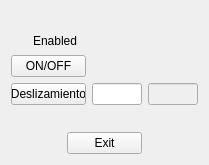
<?xml version="1.0" encoding="UTF-8"?>
<ui version="4.0">
 <class>In2ConfigCorteUI</class>
 <widget class="QWidget" name="In2ConfigCorteUI">
  <property name="geometry">
   <rect>
    <x>0</x>
    <y>0</y>
    <width>207</width>
    <height>165</height>
   </rect>
  </property>
  <property name="windowTitle">
   <string>Form</string>
  </property>
  <layout class="QVBoxLayout" name="verticalLayout">
   <item>
    <spacer name="verticalSpacer_2">
     <property name="orientation">
      <enum>Qt::Vertical</enum>
     </property>
     <property name="sizeHint" stdset="0">
      <size>
       <width>20</width>
       <height>21</height>
      </size>
     </property>
    </spacer>
   </item>
   <item>
    <layout class="QHBoxLayout" name="horizontalLayout_5">
     <item>
      <widget class="QLabel" name="m_lblEnabled">
       <property name="minimumSize">
        <size>
         <width>16</width>
         <height>16</height>
        </size>
       </property>
       <property name="maximumSize">
        <size>
         <width>16</width>
         <height>16</height>
        </size>
       </property>
       <property name="text">
        <string/>
       </property>
       <property name="pixmap">
        <pixmap resource="../../In2Apps/In2SinglePass/SinglePass/shared.qrc">:/res/images/Ledverde.png</pixmap>
       </property>
      </widget>
     </item>
     <item>
      <widget class="QLabel" name="label_2">
       <property name="text">
        <string>Enabled</string>
       </property>
      </widget>
     </item>
    </layout>
   </item>
   <item>
    <layout class="QHBoxLayout" name="horizontalLayout_2">
     <item>
      <widget class="QPushButton" name="m_pbActivate">
       <property name="minimumSize">
        <size>
         <width>75</width>
         <height>0</height>
        </size>
       </property>
       <property name="maximumSize">
        <size>
         <width>75</width>
         <height>16777215</height>
        </size>
       </property>
       <property name="text">
        <string>ON/OFF</string>
       </property>
      </widget>
     </item>
     <item>
      <widget class="QLabel" name="m_lblOn">
       <property name="minimumSize">
        <size>
         <width>16</width>
         <height>16</height>
        </size>
       </property>
       <property name="maximumSize">
        <size>
         <width>16</width>
         <height>16</height>
        </size>
       </property>
       <property name="text">
        <string/>
       </property>
       <property name="pixmap">
        <pixmap resource="../../In2Apps/In2SinglePass/SinglePass/shared.qrc">:/res/images/Ledverde.png</pixmap>
       </property>
      </widget>
     </item>
     <item>
      <spacer name="horizontalSpacer">
       <property name="orientation">
        <enum>Qt::Horizontal</enum>
       </property>
       <property name="sizeHint" stdset="0">
        <size>
         <width>40</width>
         <height>20</height>
        </size>
       </property>
      </spacer>
     </item>
    </layout>
   </item>
   <item>
    <layout class="QHBoxLayout" name="horizontalLayout">
     <item>
      <widget class="QPushButton" name="m_pbChangeFuerza">
       <property name="minimumSize">
        <size>
         <width>75</width>
         <height>0</height>
        </size>
       </property>
       <property name="maximumSize">
        <size>
         <width>75</width>
         <height>16777215</height>
        </size>
       </property>
       <property name="text">
        <string>Deslizamiento</string>
       </property>
      </widget>
     </item>
     <item>
      <widget class="QLineEdit" name="m_leSetFuerza">
       <property name="minimumSize">
        <size>
         <width>50</width>
         <height>0</height>
        </size>
       </property>
       <property name="maximumSize">
        <size>
         <width>50</width>
         <height>16777215</height>
        </size>
       </property>
      </widget>
     </item>
     <item>
      <widget class="QLineEdit" name="m_leCurrentFuerza">
       <property name="enabled">
        <bool>false</bool>
       </property>
       <property name="minimumSize">
        <size>
         <width>50</width>
         <height>0</height>
        </size>
       </property>
       <property name="maximumSize">
        <size>
         <width>50</width>
         <height>16777215</height>
        </size>
       </property>
      </widget>
     </item>
    </layout>
   </item>
   <item>
    <spacer name="verticalSpacer">
     <property name="orientation">
      <enum>Qt::Vertical</enum>
     </property>
     <property name="sizeHint" stdset="0">
      <size>
       <width>20</width>
       <height>21</height>
      </size>
     </property>
    </spacer>
   </item>
   <item>
    <layout class="QHBoxLayout" name="horizontalLayout_3">
     <item>
      <spacer name="horizontalSpacer_3">
       <property name="orientation">
        <enum>Qt::Horizontal</enum>
       </property>
       <property name="sizeHint" stdset="0">
        <size>
         <width>40</width>
         <height>20</height>
        </size>
       </property>
      </spacer>
     </item>
     <item>
      <widget class="QPushButton" name="m_pbExit">
       <property name="minimumSize">
        <size>
         <width>75</width>
         <height>0</height>
        </size>
       </property>
       <property name="maximumSize">
        <size>
         <width>75</width>
         <height>16777215</height>
        </size>
       </property>
       <property name="text">
        <string>Exit</string>
       </property>
      </widget>
     </item>
     <item>
      <spacer name="horizontalSpacer_2">
       <property name="orientation">
        <enum>Qt::Horizontal</enum>
       </property>
       <property name="sizeHint" stdset="0">
        <size>
         <width>40</width>
         <height>20</height>
        </size>
       </property>
      </spacer>
     </item>
    </layout>
   </item>
  </layout>
 </widget>
 <resources>
  <include location="../../In2Apps/In2SinglePass/SinglePass/shared.qrc"/>
 </resources>
 <connections/>
</ui>
